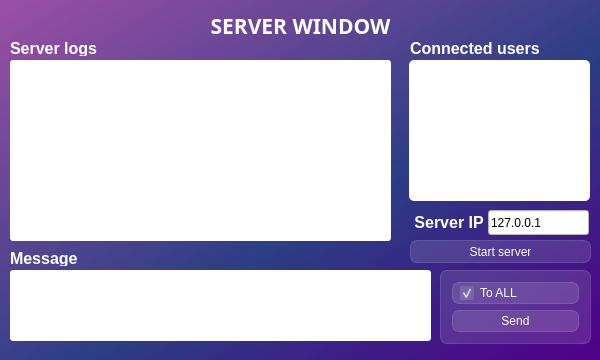
<?xml version="1.0" encoding="UTF-8"?>
<ui version="4.0">
 <class>Dialog</class>
 <widget class="QWidget" name="Dialog">
  <property name="enabled">
   <bool>true</bool>
  </property>
  <property name="geometry">
   <rect>
    <x>0</x>
    <y>0</y>
    <width>600</width>
    <height>360</height>
   </rect>
  </property>
  <property name="minimumSize">
   <size>
    <width>600</width>
    <height>360</height>
   </size>
  </property>
  <property name="maximumSize">
   <size>
    <width>600</width>
    <height>360</height>
   </size>
  </property>
  <property name="windowTitle">
   <string>Omega server</string>
  </property>
  <property name="styleSheet">
   <string notr="true">background: qlineargradient(spread:pad, x1:1, y1:1, x2:0, y2:0, stop:0 rgba(81, 0, 135, 255), stop:0.427447 rgba(41, 61, 132, 235), stop:1 rgba(155, 79, 165, 255));</string>
  </property>
  <widget class="QListWidget" name="lwUsers">
   <property name="geometry">
    <rect>
     <x>409</x>
     <y>60</y>
     <width>181</width>
     <height>141</height>
    </rect>
   </property>
   <property name="sizePolicy">
    <sizepolicy hsizetype="Minimum" vsizetype="Fixed">
     <horstretch>0</horstretch>
     <verstretch>0</verstretch>
    </sizepolicy>
   </property>
   <property name="styleSheet">
    <string notr="true">background:  rgb(255, 255, 255);
color: black;
border-radius: 5px;</string>
   </property>
   <property name="selectionMode">
    <enum>QAbstractItemView::MultiSelection</enum>
   </property>
   <property name="sortingEnabled">
    <bool>true</bool>
   </property>
  </widget>
  <widget class="QListWidget" name="lwLog">
   <property name="geometry">
    <rect>
     <x>10</x>
     <y>60</y>
     <width>381</width>
     <height>181</height>
    </rect>
   </property>
   <property name="sizePolicy">
    <sizepolicy hsizetype="Expanding" vsizetype="Expanding">
     <horstretch>0</horstretch>
     <verstretch>0</verstretch>
    </sizepolicy>
   </property>
   <property name="styleSheet">
    <string notr="true">background:  rgb(255, 255, 255);
color: black;
border-radius: 3px;</string>
   </property>
   <property name="selectionRectVisible">
    <bool>false</bool>
   </property>
  </widget>
  <widget class="QPlainTextEdit" name="pteMessage">
   <property name="enabled">
    <bool>true</bool>
   </property>
   <property name="geometry">
    <rect>
     <x>10</x>
     <y>270</y>
     <width>421</width>
     <height>71</height>
    </rect>
   </property>
   <property name="styleSheet">
    <string notr="true">background:  rgb(255, 255, 255);
color: black;
border-radius: 3px;</string>
   </property>
   <property name="plainText">
    <string/>
   </property>
  </widget>
  <widget class="QFrame" name="frame_2">
   <property name="geometry">
    <rect>
     <x>440</x>
     <y>270</y>
     <width>151</width>
     <height>74</height>
    </rect>
   </property>
   <property name="styleSheet">
    <string notr="true">background-color: rgba(255, 255, 255, 30);
border: 1px solid rgba(255, 255, 255, 40);
border-radius: 7px;</string>
   </property>
   <layout class="QVBoxLayout" name="verticalLayout_2">
    <item>
     <widget class="QCheckBox" name="cbToAll">
      <property name="enabled">
       <bool>false</bool>
      </property>
      <property name="toolTip">
       <string/>
      </property>
      <property name="toolTipDuration">
       <number>-1</number>
      </property>
      <property name="layoutDirection">
       <enum>Qt::LeftToRight</enum>
      </property>
      <property name="autoFillBackground">
       <bool>false</bool>
      </property>
      <property name="styleSheet">
       <string notr="true">QCheckBox{
	padding-left: 7px;
	color: rgb(255, 255, 255);
	background-color:rgba(255,255,255,30);
	border: 1px solid rgba(255,255,255,40);
	border-radius:7px;
	height: 22;
}</string>
      </property>
      <property name="inputMethodHints">
       <set>Qt::ImhLatinOnly</set>
      </property>
      <property name="text">
       <string>To ALL</string>
      </property>
      <property name="checked">
       <bool>true</bool>
      </property>
      <property name="tristate">
       <bool>false</bool>
      </property>
     </widget>
    </item>
    <item>
     <widget class="QPushButton" name="pbSend">
      <property name="enabled">
       <bool>false</bool>
      </property>
      <property name="styleSheet">
       <string notr="true">QPushButton{
	color: rgb(255, 255, 255);
    background-color:rgba(255,255,255,30);
    border: 1px solid rgba(255,255,255,40);
    border-radius:7px;
	height: 22;
}

QPushButton:hover{
	background-color:rgba(255,255,255,30);
}

QPushButton:pressed{
	background-color:rgba(255,255,255,70);
}</string>
      </property>
      <property name="text">
       <string>Send</string>
      </property>
     </widget>
    </item>
   </layout>
  </widget>
  <widget class="QPushButton" name="pbStartStop">
   <property name="geometry">
    <rect>
     <x>410</x>
     <y>240</y>
     <width>181</width>
     <height>23</height>
    </rect>
   </property>
   <property name="styleSheet">
    <string notr="true">QPushButton{
	color: rgb(255, 255, 255);
    background-color:rgba(255,255,255,30);
    border: 1px solid rgba(255,255,255,40);
    border-radius:7px;
	height: 22;
}

QPushButton:hover{
	background-color:rgba(255,255,255,30);
}

QPushButton:pressed{
	background-color:rgba(255,255,255,70);
}</string>
   </property>
   <property name="text">
    <string>Start server</string>
   </property>
   <property name="checkable">
    <bool>true</bool>
   </property>
   <property name="checked">
    <bool>false</bool>
   </property>
  </widget>
  <widget class="QLabel" name="chat_label">
   <property name="geometry">
    <rect>
     <x>10</x>
     <y>40</y>
     <width>91</width>
     <height>16</height>
    </rect>
   </property>
   <property name="styleSheet">
    <string notr="true">color: white;
font-weight: bold;
font-size: 12pt;
background-color: none;
border: none;</string>
   </property>
   <property name="text">
    <string>Server logs</string>
   </property>
  </widget>
  <widget class="QLabel" name="usr_label">
   <property name="geometry">
    <rect>
     <x>410</x>
     <y>40</y>
     <width>141</width>
     <height>16</height>
    </rect>
   </property>
   <property name="styleSheet">
    <string notr="true">color: white;
font-weight: bold;
font-size: 12pt;
background-color: none;
border: none;</string>
   </property>
   <property name="text">
    <string>Connected users</string>
   </property>
  </widget>
  <widget class="QLabel" name="msg_label">
   <property name="geometry">
    <rect>
     <x>10</x>
     <y>250</y>
     <width>81</width>
     <height>16</height>
    </rect>
   </property>
   <property name="styleSheet">
    <string notr="true">color: white;
font-weight: bold;
font-size: 12pt;
background-color: none;
border: none;</string>
   </property>
   <property name="text">
    <string>Message</string>
   </property>
  </widget>
  <widget class="QLabel" name="label">
   <property name="geometry">
    <rect>
     <x>10</x>
     <y>10</y>
     <width>581</width>
     <height>31</height>
    </rect>
   </property>
   <property name="font">
    <font>
     <family>Monotype Corsiva</family>
     <pointsize>16</pointsize>
     <bold>true</bold>
    </font>
   </property>
   <property name="layoutDirection">
    <enum>Qt::LeftToRight</enum>
   </property>
   <property name="styleSheet">
    <string notr="true">color: white;
font-weight: bold;
font-size: 16pt;
background-color: none;
border: none;</string>
   </property>
   <property name="text">
    <string>SERVER WINDOW</string>
   </property>
   <property name="alignment">
    <set>Qt::AlignCenter</set>
   </property>
  </widget>
  <widget class="QLabel" name="usr_label_2">
   <property name="geometry">
    <rect>
     <x>410</x>
     <y>210</y>
     <width>74</width>
     <height>25</height>
    </rect>
   </property>
   <property name="styleSheet">
    <string notr="true">color: white;
font-weight: bold;
font-size: 12pt;
background-color: none;
border: none;</string>
   </property>
   <property name="text">
    <string> Server IP</string>
   </property>
  </widget>
  <widget class="QLineEdit" name="leHost">
   <property name="geometry">
    <rect>
     <x>488</x>
     <y>210</y>
     <width>101</width>
     <height>25</height>
    </rect>
   </property>
   <property name="styleSheet">
    <string notr="true">background:  rgb(255, 255, 255);
color: black</string>
   </property>
   <property name="text">
    <string>127.0.0.1</string>
   </property>
  </widget>
 </widget>
 <layoutdefault spacing="6" margin="11"/>
 <resources/>
 <connections/>
</ui>
